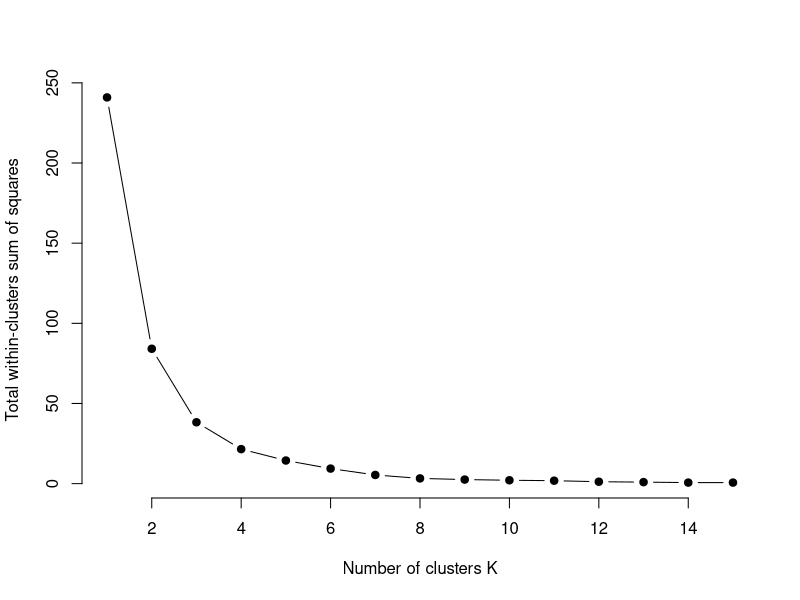
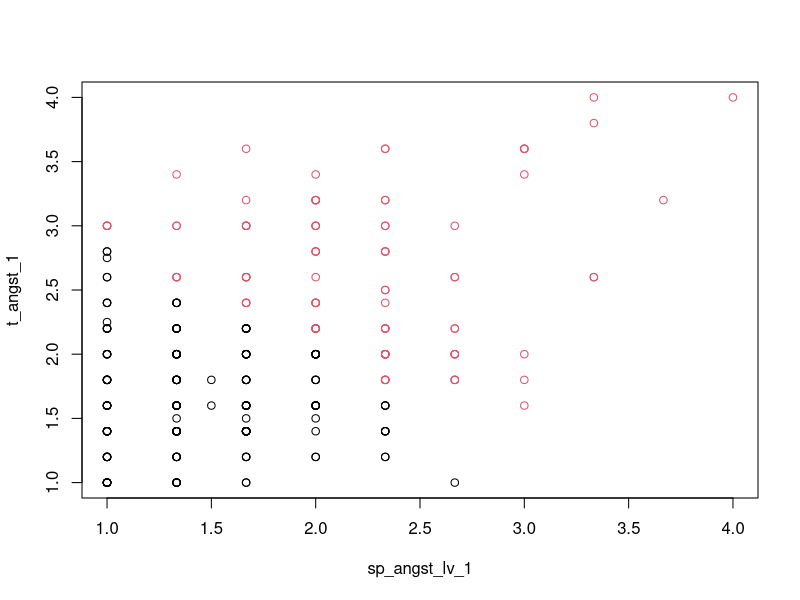

Generate these figures, in order, with R:
library(foreign)
data = read.spss("data.sav", use.value.labels = TRUE, to.data.frame = TRUE)

# find subset of all classes including wagnis or control and get all variables of interest
data = data[data$gruppe_3 == "Spiel-Wagnis" | data$gruppe_3 == "Wagnis-Spiel" | data$gruppe_3 == "Wagnis-Leistung" | data$gruppe_3 == "Leistung-Wagnis" | data$gruppe_3 == "Kontroll", ]

# koerperselbstwert in abhaengigkeit des clusters angst vor Leistungsversagen vs generelle Ängstlichkeit
# note that id's are not integers - id_nummer is decimal if at least NA in row
subset = subset(data, select = c(sp_angst_lv_1, t_angst_1, kswg_1, kswg_3, id_nummer, gruppe_3))
subset = subset[complete.cases(subset), ]


ca = subset(subset, select = c(sp_angst_lv_1, t_angst_1))

# find optimal k
k.max = 15
wss = sapply(1:k.max, function(k) { # within sum of squares
  kmeans(c(ca$sp_angst_lv_1, ca$t_angst_1), k, nstart=50, iter.max = 15)$tot.withinss
})
plot(1:k.max, wss,
     type="b", pch = 19, frame = FALSE, 
     xlab="Number of clusters K",
     ylab="Total within-clusters sum of squares"
) # elbow method, optimal k between 2-3
# kmeans clustering 
results = kmeans(ca, 2)
results
# plot

plot(ca[c("sp_angst_lv_1", "t_angst_1")], col = results$cluster)

# goal is to assign a cluster group to each subject
rvec = results$cluster
rvec
subset$cluster_group = rvec

sub = subset
sub[1,]
high_group = sub[sub[, "id_nummer"] == 137.0,]$cluster_group
high_group

sub$gruppe_3 <- as.character(sub$gruppe_3)
for (i in 1:nrow(sub)) {
  if (sub$cluster_group[i] == high_group) { # assign cluster group
    sub$cluster_group[i] = 'high'
  } else {
    sub$cluster_group[i] = 'low'
  }
  if (sub$gruppe_3[i] != "Kontroll") {
    sub$gruppe_3[i] = "Experimental"
  }
}

# find number of subjects in each group
nkh = 0
nkl = 0
neh = 0
nel = 0
for (i in 1:nrow(sub)) {
  if (sub$gruppe_3[i] == 'Kontroll' & sub$cluster_group[i] == "high") {
    nkh = nkh + 1
  } else if (sub$gruppe_3[i] == 'Kontroll' & sub$cluster_group[i] == "low") {
    nkl = nkl + 1
  } else if (sub$gruppe_3[i] == 'Experimental' & sub$cluster_group[i] == "high") {
    neh = neh + 1
  } else if (sub$gruppe_3[i] == 'Experimental' & sub$cluster_group[i] == "low") {
    nel = nel + 1
  }
}
write.csv(sub, './cluster-kswg.csv')
